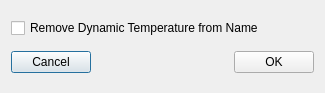
<?xml version="1.0" encoding="UTF-8"?>
<ui version="4.0">
 <class>Dialog</class>
 <widget class="QDialog" name="Dialog">
  <property name="geometry">
   <rect>
    <x>0</x>
    <y>0</y>
    <width>325</width>
    <height>93</height>
   </rect>
  </property>
  <property name="sizePolicy">
   <sizepolicy hsizetype="Fixed" vsizetype="Fixed">
    <horstretch>0</horstretch>
    <verstretch>0</verstretch>
   </sizepolicy>
  </property>
  <property name="windowTitle">
   <string>Loading Table ...</string>
  </property>
  <layout class="QVBoxLayout" name="verticalLayout">
   <item>
    <widget class="QCheckBox" name="remove_temperature_checkbox">
     <property name="text">
      <string>Remove Dynamic Temperature from Name</string>
     </property>
    </widget>
   </item>
   <item>
    <layout class="QHBoxLayout" name="horizontalLayout">
     <item>
      <widget class="QPushButton" name="cancel">
       <property name="text">
        <string>Cancel</string>
       </property>
      </widget>
     </item>
     <item>
      <spacer name="horizontalSpacer">
       <property name="orientation">
        <enum>Qt::Horizontal</enum>
       </property>
       <property name="sizeHint" stdset="0">
        <size>
         <width>40</width>
         <height>20</height>
        </size>
       </property>
      </spacer>
     </item>
     <item>
      <widget class="QPushButton" name="ok">
       <property name="text">
        <string>OK</string>
       </property>
      </widget>
     </item>
    </layout>
   </item>
  </layout>
 </widget>
 <resources/>
 <connections>
  <connection>
   <sender>ok</sender>
   <signal>clicked()</signal>
   <receiver>Dialog</receiver>
   <slot>ok_clicked()</slot>
   <hints>
    <hint type="sourcelabel">
     <x>258</x>
     <y>57</y>
    </hint>
    <hint type="destinationlabel">
     <x>188</x>
     <y>61</y>
    </hint>
   </hints>
  </connection>
  <connection>
   <sender>cancel</sender>
   <signal>clicked()</signal>
   <receiver>Dialog</receiver>
   <slot>cancel_clicked()</slot>
   <hints>
    <hint type="sourcelabel">
     <x>61</x>
     <y>60</y>
    </hint>
    <hint type="destinationlabel">
     <x>122</x>
     <y>46</y>
    </hint>
   </hints>
  </connection>
 </connections>
 <slots>
  <slot>ok_clicked()</slot>
  <slot>cancel_clicked()</slot>
 </slots>
</ui>
